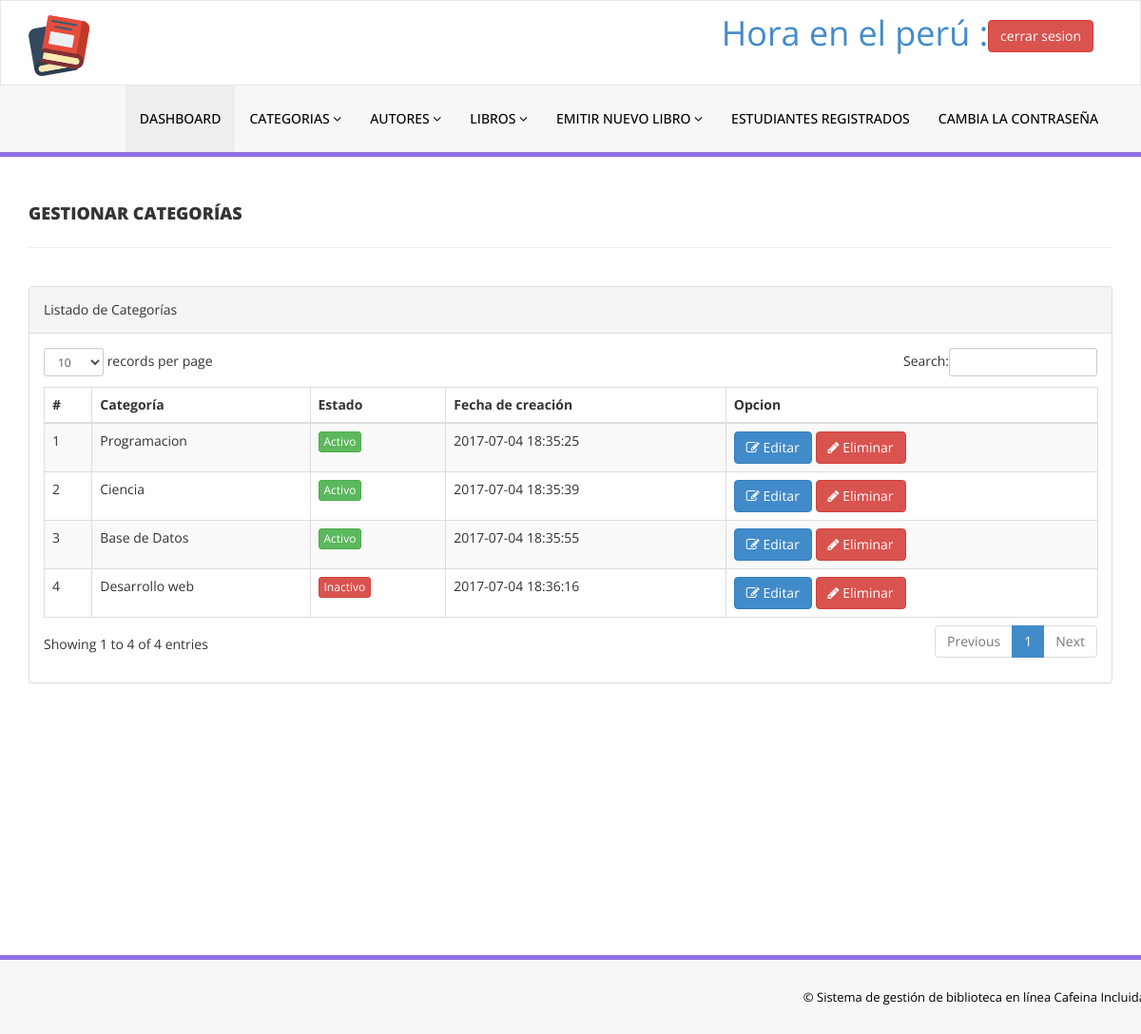
Screenshot of /admin/manage-categories.php (signed in) with the database file from the repository.
### tables this page shows
CREATE TABLE `tblcategory` (
  `id` int(11) NOT NULL,
  `CategoryName` varchar(150) DEFAULT NULL,
  `Status` int(1) DEFAULT NULL,
  `CreationDate` timestamp NULL DEFAULT CURRENT_TIMESTAMP,
  `UpdationDate` timestamp NULL DEFAULT current_timestamp()
);

### admin/manage-categories.php (the view, shortened to what this page needs)
<?php
include('includes/config.php');
if(strlen($_SESSION['alogin'])==0)
    {
header('location:index.php');
}
else{
    ?>
<!DOCTYPE html>
<html xmlns="http://www.w3.org/1999/xhtml">
<head>
    <link href="assets/css/bootstrap.css" rel="stylesheet" />
    <link href="assets/css/font-awesome.css" rel="stylesheet" />
    <link href="assets/js/dataTables/dataTables.bootstrap.css" rel="stylesheet" />
    <link href="assets/css/style.css" rel="stylesheet" />
</head>
<body>
<?php include('includes/header.php');?>
    <div class="content-wrapper">
         <div class="container">
        <div class="row pad-botm">
            <div class="col-md-12">
                <h4 class="header-line">Gestionar categorías</h4>
    </div>
     <div class="row">
</div>
        </div>
            <div class="row">
                <div class="col-md-12">
                    <div class="panel panel-default">
                        <div class="panel-heading">
                          Listado de Categorías
                        </div>
                        <div class="panel-body">
                            <div class="table-responsive">
                                <table class="table table-striped table-bordered table-hover" id="dataTables-example">
                                    <thead>
                                        <tr>
                                            <th>#</th>
                                            <th>Categoría</th>
                                            <th>Estado</th>
                                            <th>Fecha de creación</th>
                                            <th>Opcion</th>
                                        </tr>
                                    </thead>
                                    <tbody>
<?php $sql = "SELECT * from  tblcategory";
$query = $dbh -> prepare($sql);
$query->execute();
$results=$query->fetchAll(PDO::FETCH_OBJ);
$cnt=1;
if($query->rowCount() > 0)
{
foreach($results as $result)
{               ?>
                                        <tr class="odd gradeX">
                                            <td class="center"><?php echo htmlentities($cnt);?></td>
                                            <td class="center"><?php echo htmlentities($result->CategoryName);?></td>
                                            <td class="center"><?php if($result->Status==1) {?>
                                            <a href="#" class="btn btn-success btn-xs">Activo</a>
                                            <?php } else {?>
                                            <a href="#" class="btn btn-danger btn-xs">Inactivo</a>
                                            <?php } ?></td>
                                            <td class="center"><?php echo htmlentities($result->CreationDate);?></td>
                                            <td class="center">
                                            <a href="edit-category.php?catid=<?php echo htmlentities($result->id);?>"><button class="btn btn-primary"><i class="fa fa-edit "></i> Editar</button>
                                          <a href="manage-categories.php?del=<?php echo htmlentities($result->id);?>" onclick="return confirm('¿Estás segura de que quieres eliminar?');"" >  <button class="btn btn-danger"><i class="fa fa-pencil"></i> Eliminar</button>
                                            </td>
                                        </tr>
 <?php $cnt=$cnt+1;}} ?>
                                    </tbody>
                                </table>
                            </div>
                        </div>
                    </div>
                </div>
            </div>
    </div>
    </div>
  <?php include('includes/footer.php');?>
</body>
</html>
<?php } ?>

### admin/assets/css/style.css (style rules this page uses)
.content-wrapper { margin-top: 40px; min-height:800px; padding-bottom:90px; }
.header-line { font-weight:900; padding-bottom:25px; border-bottom:1px solid #eeeeee; text-transform:uppercase; }
.pad-botm { padding-bottom:30px; }

### rows the page displays
tblcategory: CategoryName "Programacion", Status "Activo", CreationDate "2017-07-04 18:35:25"
tblcategory: CategoryName "Ciencia", Status "Activo", CreationDate "2017-07-04 18:35:39"
tblcategory: CategoryName "Base de Datos", Status "Activo", CreationDate "2017-07-04 18:35:55"
tblcategory: CategoryName "Desarrollo web", Status "Inactivo", CreationDate "2017-07-04 18:36:16"
